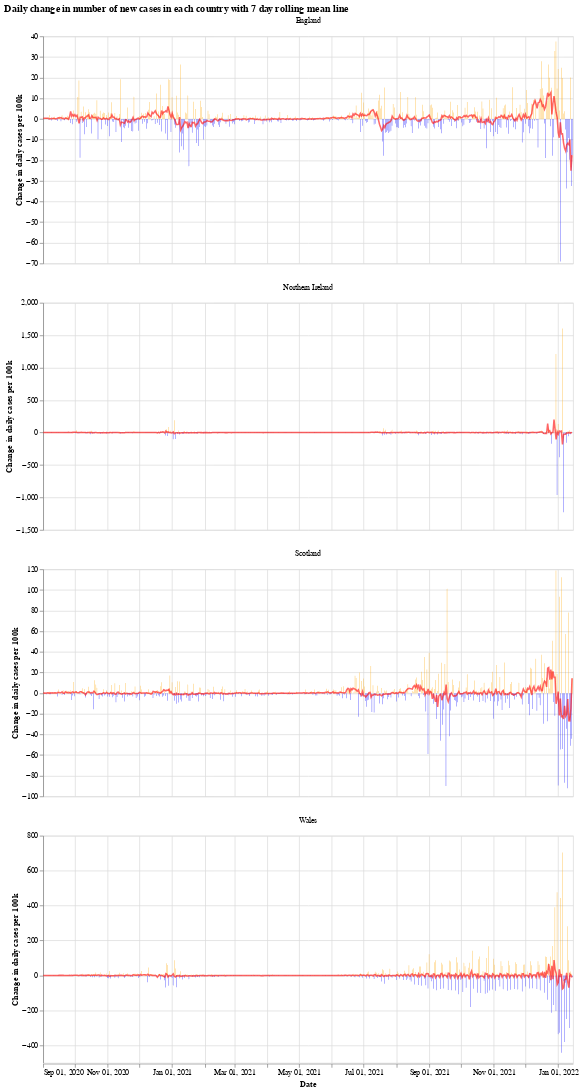

Here is the notebook cell this chart was saved with:
### Markdown cell above
We will use the Python library `Altair` for visualising the data, see the [altair docs](https://altair-viz.github.io/) for more information.

First we have a graph which shows the daily change in the number of new cases for each country. This number jumps up and down all over the place, which is likely due to delay in reporting of new cases over the weekend. Another interesting thing is that it looks like the daily cases in Wales experienced a much shorter period of calm over the summer (calm in the sense of daily cases not jumping up and down).

The orange bars are days when the number of new cases (per 100k population) was more than the previous day, while the blue are days when the number of new cases dropped. The red line is the 7 day moving average. 

When the moving average line is below 0, it means that there is a consistent drop in new cases. We can see this clearly happening around the times that lockdowns were introduced (though, to varying degrees). I will update the graphs soon with a marker of when each lockdown started.

### Code cell
# collapse
import altair as alt

bars = alt.Chart(uk_cases).mark_bar().encode(
    x=alt.X("yearmonthdate(date):T", axis=alt.Axis(title='Date')),
    y=alt.Y("casesChangeRate:Q", axis=alt.Axis(title='Change in daily cases per 100k')),
    tooltip='casesChange',
    color=alt.condition(
        alt.datum.casesChangeRate > 0,
        alt.value("orange"),  # The positive color
        alt.value("blue")  # The negative color
    )
).properties(title='Daily change in number of new cases with 7 day rolling mean',width=700).interactive()

line = alt.Chart(uk_cases).mark_line(
    color='red',
    size=2,
    opacity=0.6
).transform_window(
    rolling_mean='mean(casesChangeRate)',
    frame=[0, 7],
    groupby=['areaName']
).encode(
    x='yearmonthdate(date):T',
    y='rolling_mean:Q'
)

alt.layer(bars, line, data=uk_cases).facet(alt.Column(
    'areaName', title=''), columns=1).resolve_scale(y='independent').properties(title='Daily change in number of new cases in each country with 7 day rolling mean line')

### Figure 1 — Vega-Lite specification as saved in the notebook (floating-point values rounded to 4 significant figures; data arrays with more than 128 entries replaced by an {"elided": "..."} marker saying what was removed)
{"config": {"view": {"continuousWidth": 400, "continuousHeight": 300}}, "data": {"name": "data-d31a0736e5d0320e67346c5d003bf987"}, "facet": {"type": "nominal", "field": "areaName", "title": ""}, "spec": {"layer": [{"mark": "bar", "encoding": {"color": {"condition": {"value": "orange", "test": "(datum.casesChangeRate > 0)"}, "value": "blue"}, "tooltip": {"type": "quantitative", "field": "casesChange"}, "x": {"type": "temporal", "axis": {"title": "Date"}, "field": "date", "timeUnit": "yearmonthdate"}, "y": {"type": "quantitative", "axis": {"title": "Change in daily cases per 100k"}, "field": "casesChangeRate"}}, "selection": {"selector001": {"type": "interval", "bind": "scales", "encodings": ["x", "y"]}}, "title": "Daily change in number of new cases with 7 day rolling mean", "width": 700}, {"mark": {"type": "line", "color": "red", "opacity": 0.6, "size": 2}, "encoding": {"x": {"type": "temporal", "field": "date", "timeUnit": "yearmonthdate"}, "y": {"type": "quantitative", "field": "rolling_mean"}}, "transform": [{"window": [{"op": "mean", "field": "casesChangeRate", "as": "rolling_mean"}], "frame": [0, 7], "groupby": ["areaName"]}]}]}, "columns": 1, "resolve": {"scale": {"y": "independent"}}, "title": "Daily change in number of new cases in each country with 7 day rolling mean line", "$schema": "https://vega.github.io/schema/vega-lite/v4.8.1.json", "datasets": {"data-d31a0736e5d0320e67346c5d003bf987": {"elided": "2004 records"}}}
